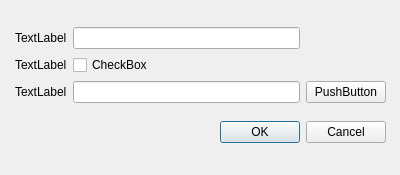
<?xml version="1.0" encoding="UTF-8"?>
<ui version="4.0">
 <class>Dialog</class>
 <widget class="QDialog" name="Dialog">
  <property name="geometry">
   <rect>
    <x>0</x>
    <y>0</y>
    <width>400</width>
    <height>175</height>
   </rect>
  </property>
  <property name="windowTitle">
   <string>Dialog</string>
  </property>
  <widget class="QWidget" name="verticalLayoutWidget">
   <property name="geometry">
    <rect>
     <x>10</x>
     <y>10</y>
     <width>381</width>
     <height>152</height>
    </rect>
   </property>
   <layout class="QVBoxLayout" name="verticalLayout">
    <property name="leftMargin">
     <number>5</number>
    </property>
    <property name="topMargin">
     <number>5</number>
    </property>
    <property name="rightMargin">
     <number>5</number>
    </property>
    <property name="bottomMargin">
     <number>5</number>
    </property>
    <item>
     <layout class="QGridLayout" name="gridLayout">
      <item row="1" column="0">
       <widget class="QLabel" name="label_2">
        <property name="text">
         <string>TextLabel</string>
        </property>
        <property name="margin">
         <number>5</number>
        </property>
       </widget>
      </item>
      <item row="0" column="1">
       <widget class="QLineEdit" name="lineEdit"/>
      </item>
      <item row="2" column="1">
       <widget class="QLineEdit" name="lineEdit_2"/>
      </item>
      <item row="0" column="0">
       <widget class="QLabel" name="label">
        <property name="text">
         <string>TextLabel</string>
        </property>
        <property name="margin">
         <number>5</number>
        </property>
       </widget>
      </item>
      <item row="1" column="1">
       <widget class="QCheckBox" name="checkBox">
        <property name="text">
         <string>CheckBox</string>
        </property>
       </widget>
      </item>
      <item row="2" column="0">
       <widget class="QLabel" name="label_3">
        <property name="text">
         <string>TextLabel</string>
        </property>
        <property name="margin">
         <number>5</number>
        </property>
       </widget>
      </item>
      <item row="2" column="2">
       <widget class="QPushButton" name="pushButton">
        <property name="text">
         <string>PushButton</string>
        </property>
       </widget>
      </item>
     </layout>
    </item>
    <item>
     <widget class="QDialogButtonBox" name="buttonBox">
      <property name="orientation">
       <enum>Qt::Horizontal</enum>
      </property>
      <property name="standardButtons">
       <set>QDialogButtonBox::Cancel|QDialogButtonBox::Ok</set>
      </property>
     </widget>
    </item>
   </layout>
  </widget>
 </widget>
 <resources/>
 <connections/>
</ui>
